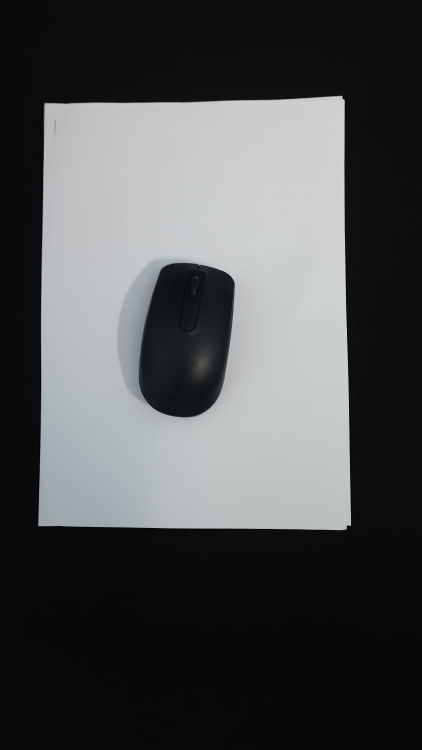
#> input picture input_images/mouse.jpg, 844 x 1500 px (shown at 1/2 size)
$ python main.py
#> lines starting #> are read from the running program, lines starting #| are printed output that depends on the picture; after the words box and inside, x2 and y2 are one past the last pixel; in counts of white or black regions, pixels touching at a corner belong together
### src/get_img.py
import cv2 as cv
import numpy as np
import matplotlib.pyplot as plt
from imutils import rotate_bound

def greetings():
    print(
"""Welcome to Snap-Measure! Please be aware of the following limitations:
    1. The application may not accurately detect white or light-colored objects
       placed on the white A4 paper background.
    2. For best results, place only a single object on the paper at a time.
       The system identifies only the object with the largest perimeter.
    3. This tool uses traditional computer vision techniques (not AI/deep learning),
       so measurements may have some variance from actual dimensions.

For optimal measurement accuracy:
    1. Use a clean, uncluttered background in your images.
    2. Ensure the entire A4 paper is visible within the camera frame.
    3. Take photos in well-balanced lighting - avoid shadows, glare or dim conditions."""
    )

def read_image(img_path):
    try:
        img = cv.imread(img_path)
        return img
    except:
        print("Invalid Image Path")

# [74 lines left out: functions take_picture, usr_prompt, not called in this run]

def read_or_capture(prompt_usr=True, img_path=None, device_id=None):
    greetings()

    if prompt_usr:
        usr_input = usr_prompt()

        if type(usr_input) == str:
            img = read_image(usr_input)

        if type(usr_input) == int:
            img = take_picture(usr_input)

            if img is None:
                print("Please capture another image or provide a valid image path. \n")
                return None

    if not prompt_usr and img_path:
        img = read_image(img_path)

    if not prompt_usr and device_id is not None:
        img = take_picture(device_id)

        if img is None:
            print("Please capture another image or provide a valid image path. \n")
            return None

    if img.shape[0] < img.shape[1]:
        img = rotate_bound(img, -90)

    return img

### src/img_preproc.py
import cv2 as cv
import numpy as np
import matplotlib.pyplot as plt

def preprocess(img):
    grayscale_img = cv.cvtColor(img, cv.COLOR_BGR2GRAY)
    grayscale_img_blurred = cv.GaussianBlur(grayscale_img, (5, 5), 0, 0)

    _, thresholded_img = cv.threshold(grayscale_img_blurred, 130, 255, cv.THRESH_BINARY)

    morph_operation_kernel = np.ones(
        (3, 3), dtype=np.uint8
    )
    thresholded_img_eroded = cv.erode(
        thresholded_img, morph_operation_kernel, iterations=2
    )

    preprocessed_img = thresholded_img_eroded
    return preprocessed_img

### src/find_ref_object.py
import cv2 as cv
import numpy as np
import matplotlib.pyplot as plt
from corner_pts_reoder import reorder

def contour_perimeter(cnt):
    return cv.arcLength(cnt, closed=True)


def find_corners(preprocessed_img):
    """
    The input should be a processed binary 8 bit image.
    Returns the 4 corner points of the A4 paper in (top_left, top_right, bottom_left, bottom_right)
    order as an array of shape (4, 2) and dtype=np.float32
    """

    cnts, _ = cv.findContours(
        preprocessed_img, cv.RETR_EXTERNAL, cv.CHAIN_APPROX_SIMPLE
    )
    ref_obj_cnt = sorted(cnts, key=contour_perimeter, reverse=True)[:1][0]
    # output will be of shape (4, 1, 2).
    corners = cv.convexHull(
        cv.approxPolyDP(ref_obj_cnt, 0.01 * contour_perimeter(ref_obj_cnt), closed=True)
    )
    if corners.shape[0] != 4:
        print("Couldn't detect reference object (A4 Paper).\n")
        print("You can try the following to make your image more recognizable : \n")
        print(
            """\t 1. Capture the image in a cleaner background. \n\t
            2. Try to fit the whole A4 paper inside the frame. \n\t
            3. Or, try again with different image.\n"""
        )
        return None
    else:
        reordered_corner_points = reorder(corners)
        if reordered_corner_points.flatten().all():
            return reordered_corner_points
        else:
            print("Please try to fit the whole A4 paper inside the frame.")
            return None

### src/corner_pts_reoder.py
import numpy as np

def reorder(rectangle_corner_points):
    """
    Reorder corner points of a rectangle in top left, top right, bottom left, bottom right order.

    Returns the corners as a (4, 2) array of datatype=np.float32
    """

    rectangle_corner_points = rectangle_corner_points.reshape(4, 2)

    # if we sum up the x and y values of the coordinates,
    # the least one will be top_left and the greatest one will be bottom_right
    # let, top_right = (x2, y2) and bottom_left = (x3, y3)
    # now, x3 < x2 and y3 > y2
    # thus, (y3 - x3) > (y2-x2)
    # so, we remove the two entries found beforehand i.e, top_left and bottom_right
    # and then find the difference between the y and x values of the coordinates
    # the least one will be top_right and the greatest one will be bottom_left

    sum_of_corner_x_and_y_coordinate_values = np.sum(rectangle_corner_points, axis=1)
    top_left_idx = np.argmin(sum_of_corner_x_and_y_coordinate_values)
    bottom_right_idx = np.argmax(sum_of_corner_x_and_y_coordinate_values)
    temp_corners = np.delete(
        rectangle_corner_points.copy(), [top_left_idx, bottom_right_idx], axis=0
    )
    diff_of_temp_corners = np.diff(temp_corners, axis=1)
    top_right_idx = np.argmin(diff_of_temp_corners)
    bottom_left_idx = np.argmax(diff_of_temp_corners)

    top_left = rectangle_corner_points[top_left_idx]
    top_right = temp_corners[top_right_idx]
    bottom_left = temp_corners[bottom_left_idx]
    bottom_right = rectangle_corner_points[bottom_right_idx]

    return np.array([top_left, top_right, bottom_left, bottom_right]).astype(np.float32)

### src/trans_prespec.py
import cv2 as cv
import numpy as np
import matplotlib.pyplot as plt

def perspective_transform(source_img, actual_points, pad=5):
    """
    source_img: image to transform (you shold pass in the original RGB image as it can be manipulated later).

    actual_points: 4 points on the source image (3 of which mustn't be colinear). Must be in the
    (top left, top right, bottom left, bottom right) order.

    pad: to apply padding to the perspective transformed image (to skip padding set, pad=0)

    Returns: perspective transformed image of shape (210, 297) [note: this shape is without padding].
    """
    w = 210
    h = 297

    to_be_points = np.array([[0, 0], [w, 0], [0, h], [w, h]], dtype=np.float32)

    perspective_transform_matrix = cv.getPerspectiveTransform(
        actual_points, to_be_points
    )
    perspective_transformed_img = cv.warpPerspective(
        source_img, perspective_transform_matrix, (w, h)
    )

    padded_perspective_transformed_image = perspective_transformed_img[
        pad : h - pad, pad : w - pad
    ]

    return padded_perspective_transformed_image

### src/find_object.py
import cv2 as cv
import numpy as np
import matplotlib.pyplot as plt

def contour_perimeter(cnt):
    return cv.arcLength(cnt, closed=True)


def find_object_of_interest(perspective_transformed_img):
    """
    The input should be the 3 channel BGR Perspective Transformed Image.
    Returns the Convex Hull of the Object of interest from top of
    the A4 paper in the Perspective Transformed Image.
    """

    h, s, v = cv.split(cv.cvtColor(perspective_transformed_img, cv.COLOR_BGR2HSV))

    # the 'h' channel has very erratic output
    # we blank it out and then merge the blank 'h_0' channel with the 's' and 'v' channels
    # operating only on the 's' channel may have been enough but we have seen that merging
    # the 's' and 'v' channels along with 'h_0' produces better result when thresholded

    h_0 = np.zeros_like(h)
    sv = cv.merge((h_0, s, v))
    _, thresh_sv = cv.threshold(
        cv.GaussianBlur(sv, (3, 3), 0, 0), np.mean(sv) / 2, 255, cv.THRESH_BINARY
    )

    # but we have to add these two more steps as the threshodled image is in "HSV" color space
    # but we need it to be grayscaled and then thresholded for contour detection
    # directly converting the 'sv' image to 'gray' and then thresholding
    # doesn't produce desired result

    sv_rgb = cv.cvtColor(thresh_sv, cv.COLOR_HSV2RGB)
    sv_gray = cv.cvtColor(sv_rgb, cv.COLOR_RGB2GRAY)
    _, thresh_img = cv.threshold(sv_gray, 220, 255, cv.THRESH_BINARY_INV)

    cnts, _ = cv.findContours(thresh_img, cv.RETR_EXTERNAL, cv.CHAIN_APPROX_NONE)

    obj_of_interest_cnt = sorted(cnts, key=contour_perimeter, reverse=True)[0]

    obj_of_interest_approx_cnt = cv.approxPolyDP(
        obj_of_interest_cnt, 0.005 * contour_perimeter(obj_of_interest_cnt), closed=True
    )
    obj_of_interest_chull = cv.convexHull(obj_of_interest_approx_cnt)

    return obj_of_interest_chull

### src/calculate_dimensions.py
import cv2 as cv
import numpy as np
import matplotlib.pyplot as plt

def calculate_dimensions(pts):
    """
    Calculates the Width and Height of an object by fitting a Rotated Rectangle to a set of
    points (an array or points) that defines the outline of that object.

    Returns: Box2D_Obj, (Width, Height)
    """
    box2d_obj = cv.minAreaRect(pts)

    (cx, cy), (w, h), theta = box2d_obj

    return box2d_obj, (w, h)

### src/viz_detec.py
import cv2 as cv
import numpy as np
import matplotlib.pyplot as plt

from calculate_dimensions import calculate_dimensions
from matplotlib_imshow import matplotlib_imshow

def visualize_detections(src, pts, return_dimensions=False):
    """
    src: image on which to draw the rotated rectangle and display the calculated width and height.
         should be BGR type image.
    pts: points array that outlines the object (to call the calculate_dimensions() function)
    return_dimensions: Whether to return calculated dimensions along with the image

    Returns:
        If return_dimensions is False: the modified image (BGR type)
        If return_dimensions is True: tuple (modified image, (width_cm, height_cm))
    """
    src = src.copy()
    box2d_obj, (w, h) = calculate_dimensions(pts)
    corner_points = cv.boxPoints(box2d_obj).astype(np.int32)
    cv.polylines(src, [corner_points], isClosed=True, color=(0, 255, 0), thickness=1)

    # Convert dimensions from mm to cm (divide by 10)
    width_cm = round(w/10, 1)
    height_cm = round(h/10, 1)

    # Create a small semi-transparent background for better text visibility
    overlay = src.copy()
    cv.rectangle(overlay, (5, 5), (130, 55), (255, 255, 255), -1)
    cv.addWeighted(overlay, 0.6, src, 0.4, 0, src)

    cv.putText(
        src,
        f"Width: {width_cm} cm",
        (10, 25),
        cv.FONT_HERSHEY_SIMPLEX,  # Changed to a cleaner font
        0.5,
        (0, 0, 0),
        1,
    )
    cv.putText(
        src,
        f"Height: {height_cm} cm",
        (10, 50),
        cv.FONT_HERSHEY_SIMPLEX,  # Changed to a cleaner font
        0.5,
        (0, 0, 0),
        1,
    )

    if return_dimensions:
        return src, (width_cm, height_cm)
    else:
        return src

### src/matplotlib_imshow.py
import cv2 as cv
import numpy as np
import matplotlib.pyplot as plt

def matplotlib_imshow(
    img_title="", img=None, scale=5, cv_colorspace_conversion_flag=cv.COLOR_BGR2RGB
):
    """
    title: plot title (to be shown)
    img: image to plot
    scale = 5: the default scaling is 5
    cv_colorspace_conversion_flag = cv.COLOR_BGR2RGB: colorspace conversion
    """

    try:
        img_height, img_width = img.shape[0], img.shape[1]
        aspect_ratio = img_width / img_height
        plt.figure(figsize=(scale, scale * aspect_ratio))
    except AttributeError:
        print(
            "None Type image. Correct_syntax is, matplotlib_imshow(img_title, img, fig_h, cv_colorspace_conversion_flag)."
        )

    plt.imshow(cv.cvtColor(img, cv_colorspace_conversion_flag))
    plt.title(img_title)
    plt.show()

### src/error_calc.py
import os
import cv2

def read_actual_dimensions(image_path):
    """
    Read actual object dimensions from a text file with the same name as the image.
    Format of text file should be: width height (in cm)

    Args:
        image_path: Path to the image file

    Returns:
        tuple: (width, height) in cm, or None if file doesn't exist
    """
    # Get the base name without extension
    base_path = os.path.splitext(image_path)[0]
    txt_path = base_path + '.txt'

    # Check if the text file exists
    if not os.path.exists(txt_path):
        return None

    try:
        with open(txt_path, 'r') as f:
            lines = f.readlines()
            for line in lines:
                if line.strip():
                    values = line.strip().split()
                    if len(values) >= 2:
                        width = float(values[0])
                        height = float(values[1])
                        return (width, height)
    except Exception as e:
        print(f"Error reading actual dimensions: {e}")
        return None

    return None

# [70 lines left out: functions calculate_error_metrics, add_error_metrics_to_image, not called in this run]

### src/main.py
from matplotlib_imshow import matplotlib_imshow
from get_img import read_or_capture
from img_preproc import preprocess
from find_ref_object import find_corners
from trans_prespec import perspective_transform
from find_object import find_object_of_interest
from calculate_dimensions import calculate_dimensions
from viz_detec import visualize_detections
from error_calc import read_actual_dimensions, calculate_error_metrics, add_error_metrics_to_image
import argparse
import cv2
import numpy as np
from ref_object import detect_reference_object, calculate_pixels_per_metric, measure_object, draw_reference_and_measurements, detect_reference_object_debug
from camera_calibration import load_calibration, undistort_image

def pipeline_for_still_images(
    prompt_user=False,
    image_path="../input_images/jar.jpg",
    capturing_device_id=None,
    visualize=True,
    scale=8,
    use_calibration=False,
    calibration_file=None,
    reference_object_dimensions=None,  # e.g., (width, height) in cm
    use_reference_object=False
):
    """
    A pipeline for detecting objects of interest from a still image and find the objects dimensions (width, height) in cm.

    Args:
        prompt_user: whether to prompt the user for image path or, device id. (default: False)
        image_path: to use a stock/pre-captured image instead of prompting the user. (default: "./sample_imgs/paint_brush.jpeg")
        capturing_device_id: to capture a live image instead of prompting or loading a stock one. (default: None)
        visualize: whether to show the output image containing the info of detections. (default: True)
        scale: matplotlib_imshow() function visualization scale. (default: 8)
        use_calibration: Whether to use camera calibration for measurements (default: False)
        calibration_file: Path to camera calibration file (default: None)
        reference_object_dimensions: Dimensions of reference object in the scene (width, height) in cm
        use_reference_object: Use general reference object method instead of A4 paper

    Returns: The output image (A rotated bounding box is drawn around the object of interest. The calculated dimensions (width, height) are also shown on the output image.)

    """

    img = read_or_capture(prompt_user, image_path, capturing_device_id)
#> in read_image, img is the input picture: shape (1500, 844, 3); mean B, G, R 81.3, 80.6, 78.3

    if use_calibration and calibration_file:
        try:
            camera_matrix, dist_coeffs = load_calibration(calibration_file)
            img = undistort_image(img, camera_matrix, dist_coeffs)
            print("Applied camera calibration for distortion correction")
        except Exception as e:
            print(f"Error applying calibration: {e}")

    if use_reference_object and reference_object_dimensions:
        # Use the reference object method
        # Preprocess the image
        preprocessed_img = preprocess(img)

        # Try to detect reference object with more lenient parameters
        reference_contour = detect_reference_object_debug(
            preprocessed_img,
            min_area=50,  # Even more lenient minimum area
            max_area=preprocessed_img.shape[0] * preprocessed_img.shape[1] * 0.9,  # 90% of image
            save_debug=True,
            image_filename=image_path  # Pass the image filename
        )

        if reference_contour is None:
            print("Error: Could not detect reference object")
            return img

        # Check if image is already grayscale
        if len(preprocessed_img.shape) == 2 or (len(preprocessed_img.shape) == 3 and preprocessed_img.shape[2] == 1):
            gray = preprocessed_img  # Already grayscale
        else:
            gray = cv2.cvtColor(preprocessed_img, cv2.COLOR_BGR2GRAY)

        blurred = cv2.GaussianBlur(gray, (5, 5), 0)
        _, thresh = cv2.threshold(blurred, 0, 255, cv2.THRESH_BINARY + cv2.THRESH_OTSU)
        contours, _ = cv2.findContours(thresh, cv2.RETR_EXTERNAL, cv2.CHAIN_APPROX_SIMPLE)

        # [8 lines of commented-out code are left out]
        pixels_per_unit, ref_px_dims, ref_dims = calculate_pixels_per_metric(
            reference_contour, reference_object_dimensions)

        print(f"Reference object: {ref_px_dims[0]:.1f} x {ref_px_dims[1]:.1f} pixels")
        print(f"Reference dimensions: {ref_dims[0]} x {ref_dims[1]} cm")
        print(f"Pixels per unit: {pixels_per_unit:.2f} pixels/cm")

        # [8 lines of commented-out code are left out]

        ref_area = cv2.contourArea(reference_contour)
        other_contours = []

        for cnt in contours:
            cnt_area = cv2.contourArea(cnt)
            # Skip contours that are too similar to reference object
            if abs(cnt_area - ref_area) / max(cnt_area, ref_area) > 0.2:  # If area differs by more than 20%
                other_contours.append(cnt)

        if not other_contours:
            print("Error: Could not detect any objects besides the reference")
            # Draw just the reference for debugging
            output_img = img.copy()
            cv2.drawContours(output_img, [reference_contour], 0, (0, 255, 0), 2)
            return output_img

        # Sort by area (largest first)
        other_contours.sort(key=cv2.contourArea, reverse=True)

        object_contour = other_contours[0]

        # Measure the object
        width, height, rect = measure_object(object_contour, pixels_per_unit)

        # Visualize the results
        output_img_to_show = draw_reference_and_measurements(
            img, reference_contour, object_contour,
            reference_object_dimensions, (width, height), rect
        )

    else:
        # Use existing A4 paper approach
        preprocessed_img = preprocess(img)
#> in preprocess, `_, thresholded_img = cv.threshold(grayscale_img_blurred, 130, 255, cv...`:
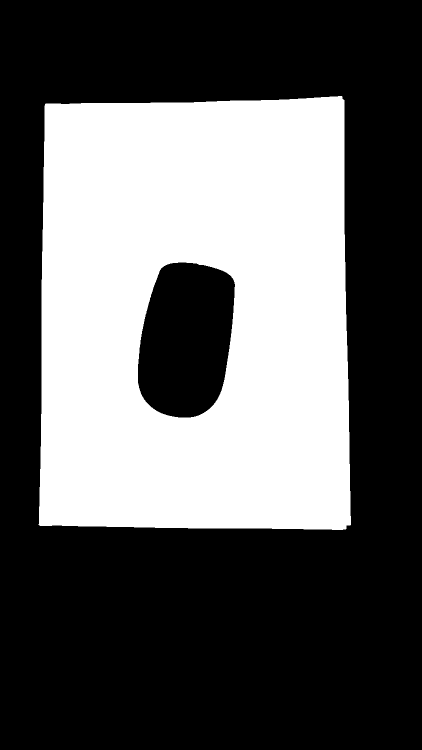
#> thresholded_img: shape (1500, 844) (shown at 1/2 size); 37.2% white; 1 white region, box (x1, y1, x2, y2) and area: (77, 192, 702, 1060) 471542
#> in preprocess, `thresholded_img_eroded = cv.erode( thresholded_img, morph_operation_ke..`:
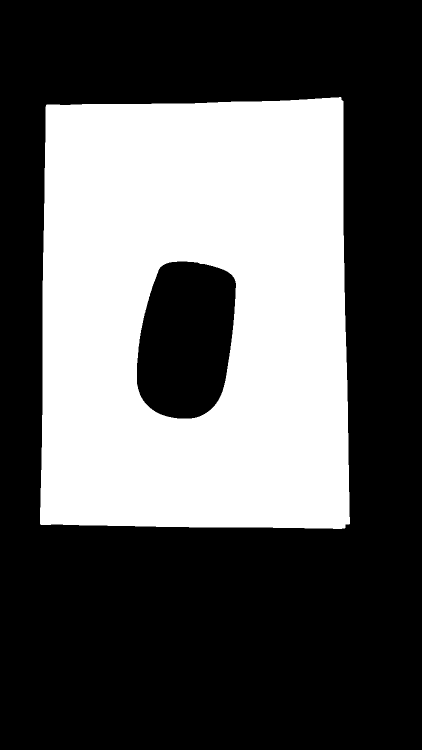
#> thresholded_img_eroded: shape (1500, 844) (shown at 1/2 size); 36.6% white; 1 white region
        corners = find_corners(preprocessed_img)
#> in find_corners, `cnts, _ = cv.findContours( preprocessed_img, cv.RETR_EXTERNAL, cv.CHAI..`: cnts = 1 contour; box (x1, y1, x2, y2) and area: (80, 194, 700, 1058) 513019
#> in find_corners, `ref_obj_cnt = sorted(cnts, key=contour_perimeter, reverse=True)[:1][0]`: ref_obj_cnt = contour of 123 points, box (x1, y1, x2, y2) (80, 194, 700, 1058), area 513019
#> in find_corners, `corners = cv.convexHull( cv.approxPolyDP(ref_obj_cnt, 0.01 * contour_p..`: corners = [[699, 1047], [80, 1048], [92, 210], [681, 194]]
#> in reorder, `sum_of_corner_x_and_y_coordinate_values = np.sum(rectangle_corner_poin..`: sum_of_corner_x_and_y_coordinate_values = [1746, 1128, 302, 875]
#> in reorder, `top_left_idx = np.argmin(sum_of_corner_x_and_y_coordinate_values)`: top_left_idx = 2
#> in reorder, `bottom_right_idx = np.argmax(sum_of_corner_x_and_y_coordinate_values)`: bottom_right_idx = 0
#> in reorder, `temp_corners = np.delete( rectangle_corner_points.copy(), [top_left_id..`: temp_corners = [[80, 1048], [681, 194]]
#> in reorder, `diff_of_temp_corners = np.diff(temp_corners, axis=1)`: diff_of_temp_corners = [968, -487]
#> in reorder, `top_right_idx = np.argmin(diff_of_temp_corners)`: top_right_idx = 1
#> in reorder, `bottom_left_idx = np.argmax(diff_of_temp_corners)`: bottom_left_idx = 0
#> in reorder, `top_left = rectangle_corner_points[top_left_idx]`: top_left = [92, 210]
#> in reorder, `top_right = temp_corners[top_right_idx]`: top_right = [681, 194]
#> in reorder, `bottom_left = temp_corners[bottom_left_idx]`: bottom_left = [80, 1048]
#> in reorder, `bottom_right = rectangle_corner_points[bottom_right_idx]`: bottom_right = [699, 1047]
#> in find_corners, `reordered_corner_points = reorder(corners)`: reordered_corner_points = [[92, 210], [681, 194], [80, 1048], [699, 1047]]
#> corners = [[92, 210], [681, 194], [80, 1048], [699, 1047]]
        perspective_transformed_img = perspective_transform(img, corners)
#> in perspective_transform, `perspective_transform_matrix = cv.getPerspectiveTransform( actual_poin..`: perspective_transform_matrix = [[0.369, 0.00528, -35.04], [0.0103, 0.378, -80.4], [3.26e-05, 6.15e-05, 1]]
#> in perspective_transform, `perspective_transformed_img = cv.warpPerspective( source_img, perspect..`:
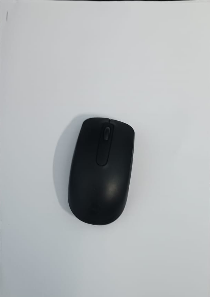
#> perspective_transformed_img: shape (297, 210, 3); mean B, G, R 181.1, 179.1, 175.6
        convex_hull = find_object_of_interest(perspective_transformed_img)
#> in find_object_of_interest, `h, s, v = cv.split(cv.cvtColor(perspective_transformed_img, cv.COLOR_B..`:
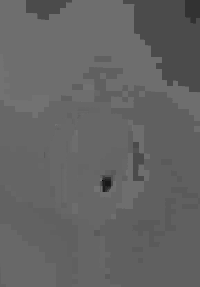
#> h: shape (287, 200); min 0, max 120, mean 99.5
#> in find_object_of_interest, `h, s, v = cv.split(cv.cvtColor(perspective_transformed_img, cv.COLOR_B..`:
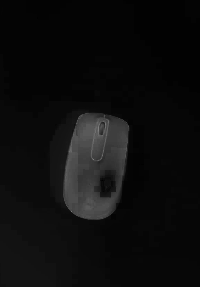
#> s: shape (287, 200); min 0, max 128, mean 13
#> in find_object_of_interest, `sv_gray = cv.cvtColor(sv_rgb, cv.COLOR_RGB2GRAY)`:
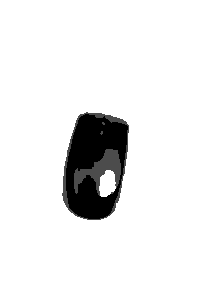
#> sv_gray: shape (287, 200); min 0, max 255, mean 233.1
#> in find_object_of_interest, `_, thresh_img = cv.threshold(sv_gray, 220, 255, cv.THRESH_BINARY_INV)`:
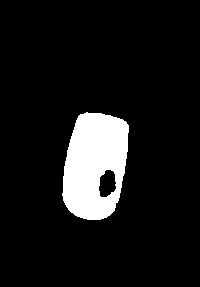
#> thresh_img: shape (287, 200); 9.4% white; 1 white region
#> in find_object_of_interest, `cnts, _ = cv.findContours(thresh_img, cv.RETR_EXTERNAL, cv.CHAIN_APPRO..`: cnts = 1 contour; box (x1, y1, x2, y2) and area: (62, 112, 129, 220) 5608
#> in find_object_of_interest, `obj_of_interest_cnt = sorted(cnts, key=contour_perimeter, reverse=True..`: obj_of_interest_cnt = contour of 276 points, box (x1, y1, x2, y2) (62, 112, 129, 220), area 5608
#> (the rest of the program and of its run is left out)
